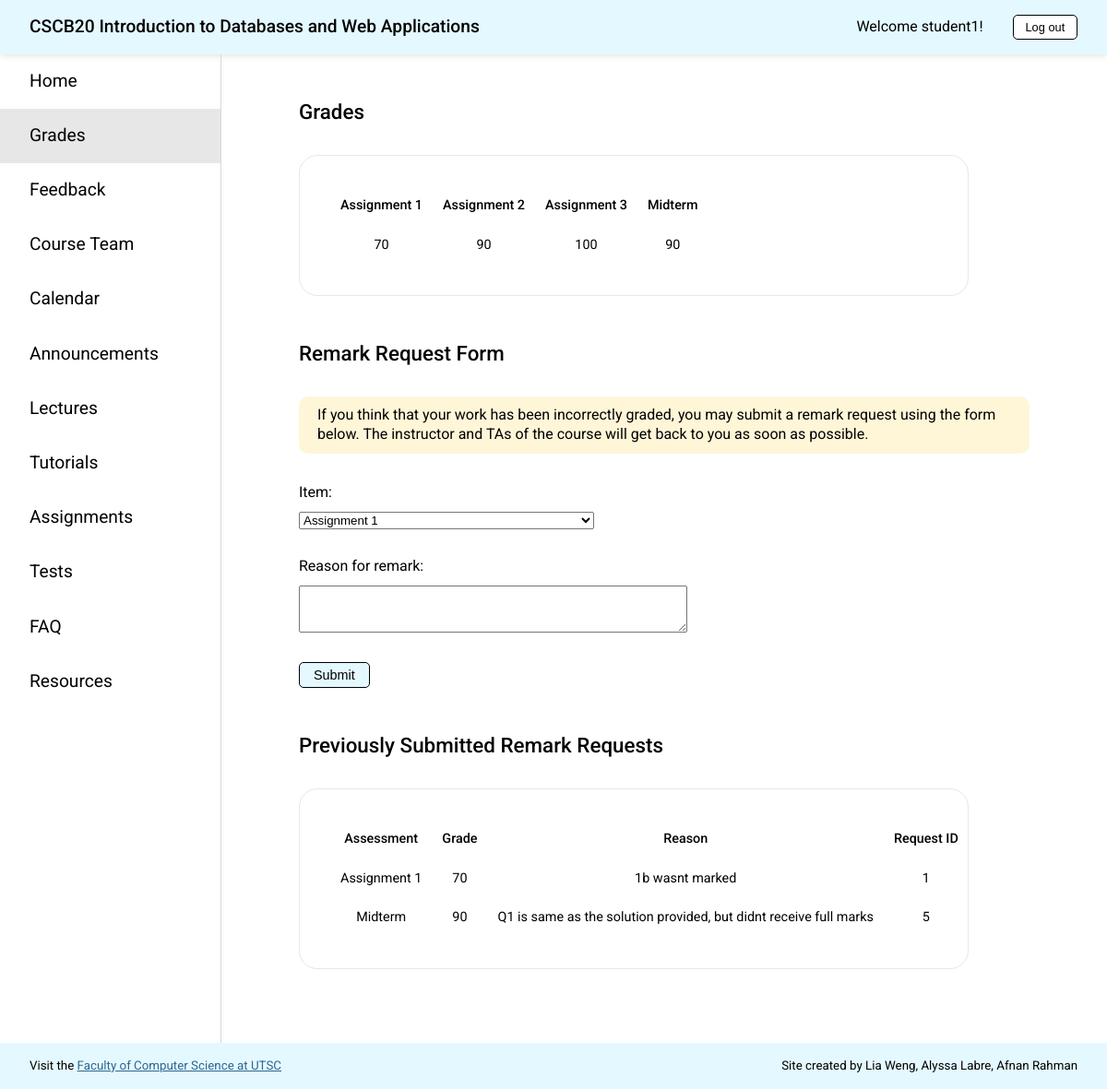
Before: /grades (signed in) with the older database file.
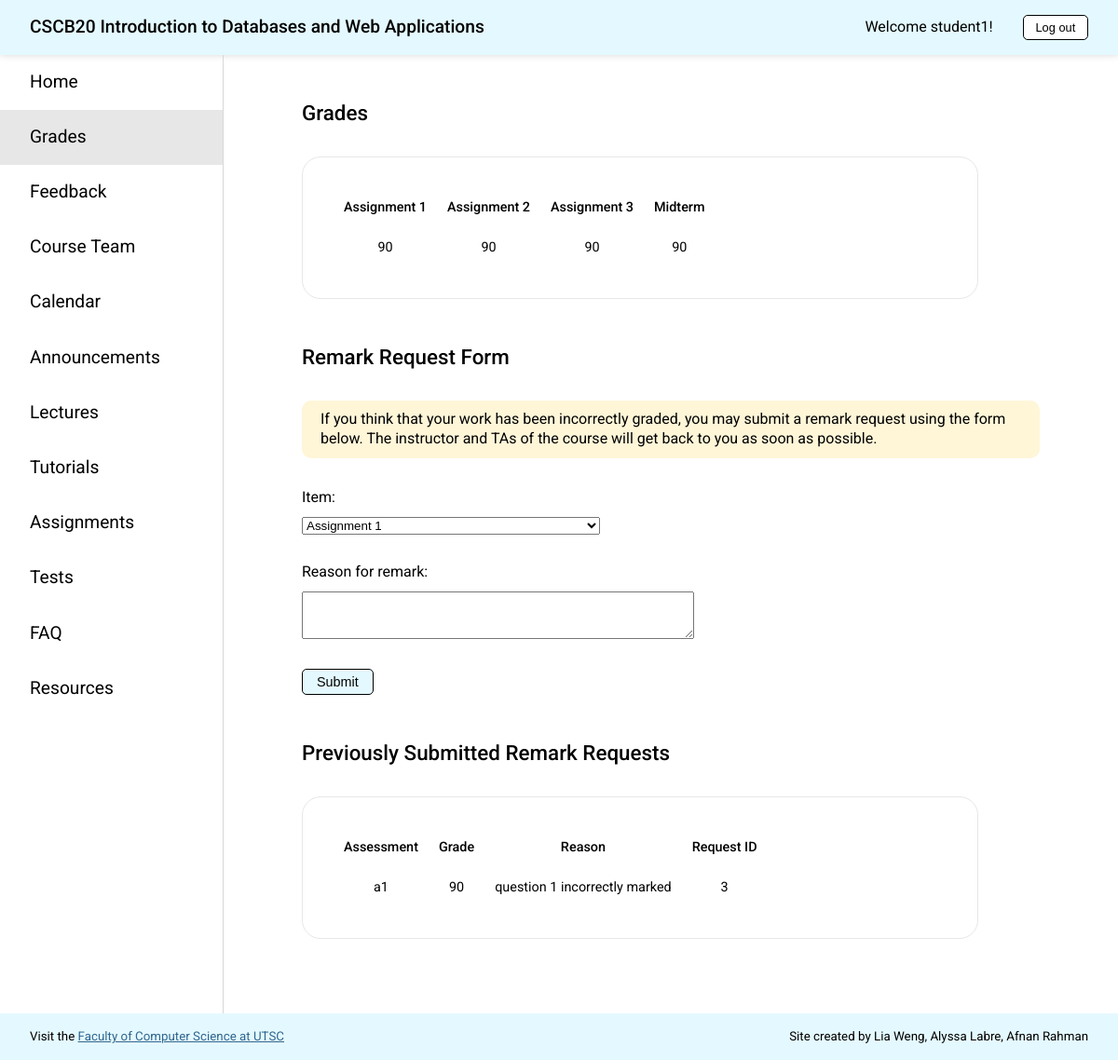
After: the same page with the newer database file.
### app.py (models this page shows, shortened)
class Student(db.Model):
    __tablename__ = 'Student'
    id = db.Column(db.Integer, primary_key=True)
    username = db.Column(db.String(20), unique=True, nullable=False)
    password = db.Column(db.String(20), nullable=False)
    first_name = db.Column(db.String(40), nullable=False)
    last_name = db.Column(db.String(40), nullable=False)
    a1 = db.Column(db.Integer)
    a2 = db.Column(db.Integer)
    a3 = db.Column(db.Integer)
    midterm = db.Column(db.Integer)
    remark = db.relationship('Remark', backref='student', lazy=True)

class Remark(db.Model):
    __tablename__ = 'Remark'
    id = db.Column(db.Integer, primary_key=True)
    student_username = db.Column(db.String(20), db.ForeignKey(
        'Student.username'), nullable=False)
    student_first_name = db.Column(db.String(40), nullable=False)
    student_last_name = db.Column(db.String(40), nullable=False)
    item = db.Column(db.String(20), nullable=False)
    grade = db.Column(db.Integer)
    reason = db.Column(db.String(1000), nullable=False)

### app.py (the view)
@app.route('/grades', methods=['GET', 'POST'])
def grades():
    check_authorization()
    all_remarks = get_allremarks()
    students = get_allstudents()
    if request.method == 'GET':
        if session['type'] == 'student':
            student = get_student(session['user'])
            remarks = get_student_remark(student.username)
            return render_template('grades_s.html', page='grades', remarks=remarks, student=student)
        else:
            return render_template('grades_i.html', page='grades', remarks=all_remarks, students=students)
    else:
        return add_grades(request.form['student'], request.form['a1'], request.form['a2'], request.form['a3'], request.form['midterm'], students=students)

### app.py (called while the page is built)
def check_authorization():
    if "user" not in session:
        abort(403, "Please sign in to access this page.")

def get_student(username):
    return Student.query.filter_by(username=username).first()

def get_student_remark(username):
    return Remark.query.filter_by(student_username=username)

def get_allstudents():
    return Student.query.all()

def get_allremarks():
    return Remark.query.all()

### templates/grades_s.html (shortened to what this page needs)
<!DOCTYPE html>
<html lang="en">
<head>
  <link rel="stylesheet" href="{{ url_for('static', filename='styles.css') }}">
</head>
<body onload="hideMessage()">
  {% extends "template.html" %}
  {% block content %}
  <div class="content">
    <h1 class="page-title">Grades</h1>
    <div class="table-container-grades">
      <table>
        <tr>
          <th>Assignment 1</th>
          <th>Assignment 2</th>
          <th>Assignment 3</th>
          <th>Midterm</th>
          <th></th>
        </tr>
        <tr>
          <td>{{student.a1}}</td>
          <td>{{student.a2}}</td>
          <td>{{student.a3}}</td>
          <td>{{student.midterm}}</td>
        </tr>
      </table>
    </div>
    <h1 class="page-title">Remark Request Form</h1>
    <p class="message">
      If you think that your work has been incorrectly graded, you may submit a remark request using the form below. The
      instructor and TAs of the course will get back to you as soon as possible.
    </p>
    <form class="remark-form" action="http://127.0.0.1:5000/addremark" method="post">
      <div class="item-dropdown remark-form-element">
        <label for="item">Item:</label>
        <select name="item" id="item" required>
          <option value="a1">Assignment 1</option>
        </select>
      </div>
      <div class="remark-form-element">
        <label for="reason">Reason for remark:</label>
        <textarea id="reason" name="reason" cols="50" rows="3" required></textarea>
      </div>
      <div>
        <button type="submit">Submit</button>
      </div>
    </form>
    <h1 class="page-title">Previously Submitted Remark Requests</h1>
    <div class="table-container-grades">
      <table>
        <tr>
          <th>Assessment</th>
          <th>Grade</th>
          <th>Reason</th>
          <th>Request ID</th>
          <th></th>
        </tr>
        {% for remark in remarks %}
        <tr>
          <td>{{remark.item}}</td>
          <td>{{remark.grade}}</td>
          <td>{{remark.reason}}</td>
          <td>{{remark.id}}</td>
        </tr>
        {% endfor %}
      </table>
    </div>
  </div>
  {% endblock %}

### templates/template.html (shortened to what this page needs)
<!DOCTYPE html>
<html lang="en">
<head>
  <link rel="stylesheet" href="{{ url_for('static', filename='styles.css') }}">
</head>
<body>
  <div class="header">
    <h2>CSCB20 <span class="course-title">Introduction to Databases and Web Applications</span></h2>
    <div class="header-right">
      <p>Welcome {{session['user']}}!</p>
      <a href="{{url_for('logout')}}"><button class="logout-button">Log out</button></a>
    </div>
  </div>
  <div class="wrapper">
    <nav>
      <a href="{{ url_for('home') }}" class={% if page=="home" %} "selected" {% endif %}>
        Home
      </a>
      <a href="{{ url_for('grades') }}" class={% if page=="grades" %} "selected" {% endif %}>
        Grades
      </a>
      <a href="{{ url_for('feedback') }}" class={% if page=="feedback" %} "selected" {% endif %}>
        Feedback
      </a>
      <a href="{{ url_for('team') }}" class={% if page=="team" %} "selected" {% endif %}>
        Course&nbsp;Team
      </a>
      <a href="{{ url_for('calendar') }}" class={% if page=="calendar" %} "selected" {% endif %}>
        Calendar
      </a>
      <a href="{{ url_for('announcements') }}" class={% if page=="announcements" %} "selected" {% endif %}>
        Announcements
      </a>
      <a href="{{ url_for('lectures') }}" class={% if page=="lectures" %} "selected" {% endif %}>
        Lectures
      </a>
      <a href="{{ url_for('tutorials') }}" class={% if page=="tutorials" %} "selected" {% endif %}>
        Tutorials
      </a>
      <a href="{{ url_for('assignments') }}" class={% if page=="assignments" %} "selected" {% endif %}>
        Assignments
      </a>
      <a href="{{ url_for('tests') }}" class={% if page=="tests" %} "selected" {% endif %}>
        Tests
      </a>
      <a href="{{ url_for('faq') }}" class={% if page=="faq" %} "selected" {% endif %}>
        FAQ
      </a>
      <a href="{{ url_for('resources') }}" class={% if page=="resources" %} "selected" {% endif %}>
        Resources
      </a>
    </nav>
    {% block content %}
    {% endblock %}
  </div>
  <div class="footer">
    <small>Visit the <a href="https://www.utsc.utoronto.ca/cms/faculty-of-computer-science" target="_blank">Faculty of
        Computer Science
        at UTSC</a></small>
    <small>Site created by Lia Weng, Alyssa Labre, Afnan Rahman</small>
  </div>
</body>
</html>

### static/styles.css (style rules this page uses)
@media screen and (min-width: 770px) { html { font-size: 16px; } }
body { box-sizing: border-box; margin: 0; padding: 0; font-family: "Roboto", sans-serif; line-height: 130%; }
p { margin: 0; }
h1 { font-size: 1.4rem; font-weight: 400; line-height: 130%; margin: 0; }
h2 { font-size: 1.2rem; font-weight: 500; margin: 0; }
a { color: #2f6690; }
button { background-color: #e4f9ff; border: 1px solid black; padding: 5px 15px; border-radius: 5px; font-size: 0.9rem; }
select { margin: 10px 0 30px 0; width: 20rem; }
.page-title { margin: 1rem 20px 2rem 20px; font-weight: 500; }
.message { background-color: #fff6d8; padding: 10px 20px; border-radius: 10px; margin: 0 20px; }
@media screen and (min-width: 551px) { .wrapper { display: grid; grid-template-columns: 1fr 4fr; } }
.header { background-color: #e4f9ff; padding: 1rem 2rem; display: flex; justify-content: space-between; align-items: center; box-shadow: 0 0 8px #d7d7d7; position: sticky; top: 0; z-index: 1; }
.header-right { display: flex; align-items: center; margin-left: 2rem; }
.header-right p { width: auto; }
.logout-button { margin-left: 2rem; background-color: white; border: 1px solid black; border-radius: 5px; font-size: 0.8rem; padding: 0.3rem 0.8rem; }
@media screen and (min-width: 551px) { nav { border-right: 1px solid #d7d7d7; display: flex; flex-direction: column; } }
@media screen and (min-width: 551px) { nav a { color: black; text-decoration: none; font-size: 1.2rem; font-weight: 400; padding: 1.2rem 2rem; } }
.selected { background-color: #e7e7e7; }
.content { min-height: 80vh; }
@media screen and (min-width: 770px) { .content { padding: 2rem 4rem; } }
@media screen and (min-width: 770px) { .footer { background-color: #e4f9ff; height: 5vh; padding: 5px 2rem; display: flex; align-items: center; justify-content: space-between; } }
.remark-form { margin: 2rem 20px 3rem 20px; display: flex; flex-direction: column; }
.remark-form-element { display: flex; flex-direction: column; align-items: flex-start; }
.remark-form-element textarea { margin: 10px 0 2rem 0; }
@media screen and (min-width: 551px) { .table-container-grades { overflow-x: auto; margin: 2rem 20px 3rem 20px; padding: 2rem; border: 1px solid #e7e7e7; border-radius: 20px; } }
@media screen and (min-width: 551px) { .table-container-grades table { width: max-content; text-align: center; table-layout: fixed; font-size: 0.9rem; } }
@media screen and (min-width: 1024px) { .table-container-grades { width: 55vw; } }
th { font-weight: 500; padding: 10px; }
td { padding: 10px; }

Changed rows visible on the page:
removed Remark: item "Assignment 1", grade "70", reason "1b wasnt marked", id "1"
removed Remark: item "Midterm", grade "90", reason "Q1 is same as the solution provided, but didnt receive full marks", id "5"
changed Student: a1 "70" → "90"; a3 "100" → "90"
added Remark: item "a1", grade "90", reason "question 1 incorrectly marked", id "3"
